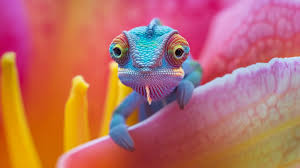
#> input picture 100 Days of ML/Resources/img1.jpeg, 300 x 168 px, given in place of the camera
$ jupyter execute RealTime_Shape_Detection_Contours.ipynb
#> lines starting #> are read from the running program, lines starting #| are printed output that depends on the picture; after the words box and inside, x2 and y2 are one past the last pixel; in counts of white or black regions, pixels touching at a corner belong together
[cell 1]
import cv2
import numpy as np

frameWidth = 640
frameHeight = 480
cap = cv2.VideoCapture(0)
cap.set(3, frameWidth)
cap.set(4, frameHeight)

def empty(a):
    pass

cv2.namedWindow("Parameters")
cv2.resizeWindow("Parameters",640,240)
cv2.createTrackbar("Threshold1","Parameters",23,255,empty)
cv2.createTrackbar("Threshold2","Parameters",20,255,empty)
cv2.createTrackbar("Area","Parameters",5000,30000,empty)

def stackImages(scale,imgArray):
    rows = len(imgArray)
    cols = len(imgArray[0])
    rowsAvailable = isinstance(imgArray[0], list)
    width = imgArray[0][0].shape[1]
    height = imgArray[0][0].shape[0]
    if rowsAvailable:
        for x in range ( 0, rows):
            for y in range(0, cols):
                if imgArray[x][y].shape[:2] == imgArray[0][0].shape [:2]:
                    imgArray[x][y] = cv2.resize(imgArray[x][y], (0, 0), None, scale, scale)
                else:
                    imgArray[x][y] = cv2.resize(imgArray[x][y], (imgArray[0][0].shape[1], imgArray[0][0].shape[0]), None, scale, scale)
                if len(imgArray[x][y].shape) == 2: imgArray[x][y]= cv2.cvtColor( imgArray[x][y], cv2.COLOR_GRAY2BGR)
        imageBlank = np.zeros((height, width, 3), np.uint8)
        hor = [imageBlank]*rows
        hor_con = [imageBlank]*rows
        for x in range(0, rows):
            hor[x] = np.hstack(imgArray[x])
        ver = np.vstack(hor)
    else:
        for x in range(0, rows):
            if imgArray[x].shape[:2] == imgArray[0].shape[:2]:
                imgArray[x] = cv2.resize(imgArray[x], (0, 0), None, scale, scale)
            else:
                imgArray[x] = cv2.resize(imgArray[x], (imgArray[0].shape[1], imgArray[0].shape[0]), None,scale, scale)
            if len(imgArray[x].shape) == 2: imgArray[x] = cv2.cvtColor(imgArray[x], cv2.COLOR_GRAY2BGR)
        hor= np.hstack(imgArray)
        ver = hor
    return ver

def getContours(img,imgContour):
    contours, hierarchy = cv2.findContours(img, cv2.RETR_EXTERNAL, cv2.CHAIN_APPROX_NONE)
    for cnt in contours:
        area = cv2.contourArea(cnt)
        areaMin = cv2.getTrackbarPos("Area", "Parameters")
        if area > areaMin:
            cv2.drawContours(imgContour, cnt, -1, (255, 0, 255), 7)
            peri = cv2.arcLength(cnt, True)
            approx = cv2.approxPolyDP(cnt, 0.02 * peri, True)
            print(len(approx))
            x , y , w, h = cv2.boundingRect(approx)
            cv2.rectangle(imgContour, (x , y ), (x + w , y + h ), (0, 255, 0), 5)

            cv2.putText(imgContour, "Points: " + str(len(approx)), (x + w + 20, y + 20), cv2.FONT_HERSHEY_COMPLEX, .7,
                        (0, 255, 0), 2)
            cv2.putText(imgContour, "Area: " + str(int(area)), (x + w + 20, y + 45), cv2.FONT_HERSHEY_COMPLEX, 0.7,
                        (0, 255, 0), 2)

while True:
    success, img = cap.read()
#> img is the input picture: shape (168, 300, 3); mean B, G, R 101.2, 108.7, 185.6
    imgContour = img.copy()
    imgBlur = cv2.GaussianBlur(img, (7, 7), 1)
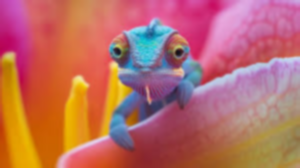
#> imgBlur: shape (168, 300, 3); mean B, G, R 101.2, 108.7, 185.6
    imgGray = cv2.cvtColor(imgBlur, cv2.COLOR_BGR2GRAY)
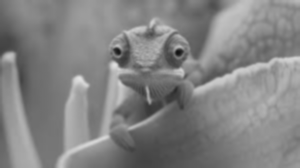
#> imgGray: shape (168, 300); min 17, max 225, mean 130.8
    threshold1 = cv2.getTrackbarPos("Threshold1", "Parameters")
    threshold2 = cv2.getTrackbarPos("Threshold2", "Parameters")
    imgCanny = cv2.Canny(imgGray,threshold1,threshold2)
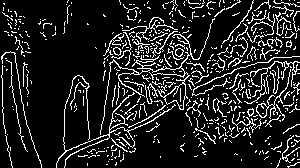
#> imgCanny: shape (168, 300); 13.4% white in thin lines or dots
    kernel = np.ones((5, 5))
    imgDil = cv2.dilate(imgCanny, kernel, iterations=1)
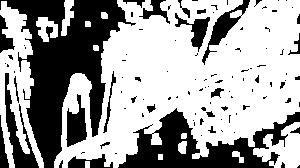
#> imgDil: shape (168, 300); 62.8% white; 106 black regions (79 under 20 px)
    getContours(imgDil,imgContour)
#> in getContours, `contours, hierarchy = cv2.findContours(img, cv2.RETR_EXTERNAL, cv2.CHA..`: contours = 13 contours; largest, box (x1, y1, x2, y2) and area: (54, 0, 300, 168) 27220, (0, 1, 44, 168) 3093, (253, 122, 300, 168) 1062, (36, 17, 58, 42) 277, (61, 0, 74, 36) 219
#> in getContours, `area = cv2.contourArea(cnt)`: area = 24
    imgStack = stackImages(0.8,([img,imgCanny],
                                [imgDil,imgContour]))
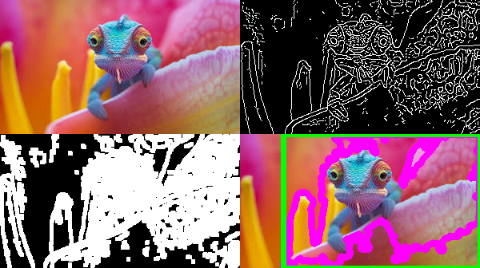
#> imgStack: shape (268, 480, 3); mean B, G, R 105, 100.5, 140.7
    cv2.imshow("Result", imgStack)
    if cv2.waitKey(1) & 0xFF == ord('q'):
#> (key q is pressed here)
        break
